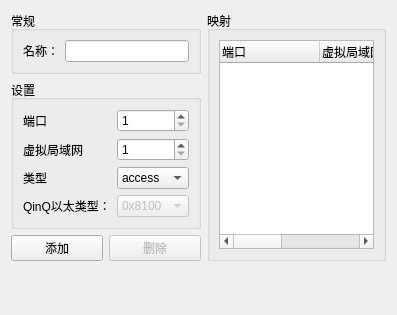
<?xml version="1.0" encoding="UTF-8"?>
<ui version="4.0">
 <class>ethernetSwitchConfigPageWidget</class>
 <widget class="QWidget" name="ethernetSwitchConfigPageWidget">
  <property name="geometry">
   <rect>
    <x>0</x>
    <y>0</y>
    <width>397</width>
    <height>315</height>
   </rect>
  </property>
  <property name="windowTitle">
   <string>以太网交换机设置</string>
  </property>
  <layout class="QGridLayout" name="gridLayout_2">
   <item row="0" column="0" colspan="2">
    <widget class="QGroupBox" name="uiGeneralGroupBox">
     <property name="title">
      <string>常规</string>
     </property>
     <layout class="QGridLayout" name="gridLayout">
      <item row="0" column="0">
       <widget class="QLabel" name="uiNameLabel">
        <property name="text">
         <string>名称：</string>
        </property>
       </widget>
      </item>
      <item row="0" column="1">
       <widget class="QLineEdit" name="uiNameLineEdit"/>
      </item>
     </layout>
    </widget>
   </item>
   <item row="0" column="2" rowspan="3">
    <widget class="QGroupBox" name="uiEthernetSwitchPortsGroupBox">
     <property name="title">
      <string>映射</string>
     </property>
     <layout class="QVBoxLayout">
      <item>
       <widget class="QTreeWidget" name="uiPortsTreeWidget">
        <property name="sizePolicy">
         <sizepolicy hsizetype="Expanding" vsizetype="Expanding">
          <horstretch>0</horstretch>
          <verstretch>0</verstretch>
         </sizepolicy>
        </property>
        <property name="rootIsDecorated">
         <bool>false</bool>
        </property>
        <column>
         <property name="text">
          <string>端口</string>
         </property>
        </column>
        <column>
         <property name="text">
          <string>虚拟局域网</string>
         </property>
        </column>
        <column>
         <property name="text">
          <string>类型</string>
         </property>
        </column>
        <column>
         <property name="text">
          <string>以太网类型</string>
         </property>
        </column>
       </widget>
      </item>
     </layout>
    </widget>
   </item>
   <item row="1" column="0" colspan="2">
    <widget class="QGroupBox" name="uiEthernetSwitchSettingsGroupBox">
     <property name="sizePolicy">
      <sizepolicy hsizetype="Expanding" vsizetype="Preferred">
       <horstretch>0</horstretch>
       <verstretch>0</verstretch>
      </sizepolicy>
     </property>
     <property name="title">
      <string>设置</string>
     </property>
     <layout class="QGridLayout">
      <item row="0" column="0">
       <widget class="QLabel" name="label">
        <property name="text">
         <string>端口</string>
        </property>
       </widget>
      </item>
      <item row="0" column="1">
       <widget class="QSpinBox" name="uiPortSpinBox">
        <property name="sizePolicy">
         <sizepolicy hsizetype="Expanding" vsizetype="Fixed">
          <horstretch>0</horstretch>
          <verstretch>0</verstretch>
         </sizepolicy>
        </property>
        <property name="minimum">
         <number>1</number>
        </property>
        <property name="maximum">
         <number>65535</number>
        </property>
        <property name="value">
         <number>1</number>
        </property>
       </widget>
      </item>
      <item row="1" column="0">
       <widget class="QLabel" name="label_3">
        <property name="text">
         <string>虚拟局域网</string>
        </property>
       </widget>
      </item>
      <item row="1" column="1">
       <widget class="QSpinBox" name="uiVlanSpinBox">
        <property name="sizePolicy">
         <sizepolicy hsizetype="Expanding" vsizetype="Fixed">
          <horstretch>0</horstretch>
          <verstretch>0</verstretch>
         </sizepolicy>
        </property>
        <property name="minimum">
         <number>1</number>
        </property>
        <property name="maximum">
         <number>65535</number>
        </property>
        <property name="value">
         <number>1</number>
        </property>
       </widget>
      </item>
      <item row="2" column="0">
       <widget class="QLabel" name="label_2">
        <property name="text">
         <string>类型</string>
        </property>
       </widget>
      </item>
      <item row="3" column="0">
       <widget class="QLabel" name="label_4">
        <property name="text">
         <string>QinQ以太类型：</string>
        </property>
       </widget>
      </item>
      <item row="2" column="1">
       <widget class="QComboBox" name="uiPortTypeComboBox">
        <item>
         <property name="text">
          <string>access</string>
         </property>
        </item>
        <item>
         <property name="text">
          <string>dot1q</string>
         </property>
        </item>
        <item>
         <property name="text">
          <string>qinq</string>
         </property>
        </item>
       </widget>
      </item>
      <item row="3" column="1">
       <widget class="QComboBox" name="uiPortEtherTypeComboBox">
        <property name="enabled">
         <bool>false</bool>
        </property>
        <item>
         <property name="text">
          <string>0x8100</string>
         </property>
        </item>
        <item>
         <property name="text">
          <string>0x88A8</string>
         </property>
        </item>
        <item>
         <property name="text">
          <string>0x9100</string>
         </property>
        </item>
        <item>
         <property name="text">
          <string>0x9200</string>
         </property>
        </item>
       </widget>
      </item>
     </layout>
    </widget>
   </item>
   <item row="2" column="0">
    <widget class="QPushButton" name="uiAddPushButton">
     <property name="text">
      <string>添加</string>
     </property>
    </widget>
   </item>
   <item row="2" column="1">
    <widget class="QPushButton" name="uiDeletePushButton">
     <property name="enabled">
      <bool>false</bool>
     </property>
     <property name="text">
      <string>删除</string>
     </property>
    </widget>
   </item>
   <item row="3" column="1">
    <spacer>
     <property name="orientation">
      <enum>Qt::Vertical</enum>
     </property>
     <property name="sizeHint" stdset="0">
      <size>
       <width>20</width>
       <height>71</height>
      </size>
     </property>
    </spacer>
   </item>
   <item row="3" column="2">
    <spacer>
     <property name="orientation">
      <enum>Qt::Vertical</enum>
     </property>
     <property name="sizeHint" stdset="0">
      <size>
       <width>20</width>
       <height>20</height>
      </size>
     </property>
    </spacer>
   </item>
  </layout>
 </widget>
 <tabstops>
  <tabstop>uiPortSpinBox</tabstop>
  <tabstop>uiVlanSpinBox</tabstop>
  <tabstop>uiPortTypeComboBox</tabstop>
  <tabstop>uiAddPushButton</tabstop>
  <tabstop>uiDeletePushButton</tabstop>
  <tabstop>uiPortsTreeWidget</tabstop>
 </tabstops>
 <resources/>
 <connections/>
</ui>
